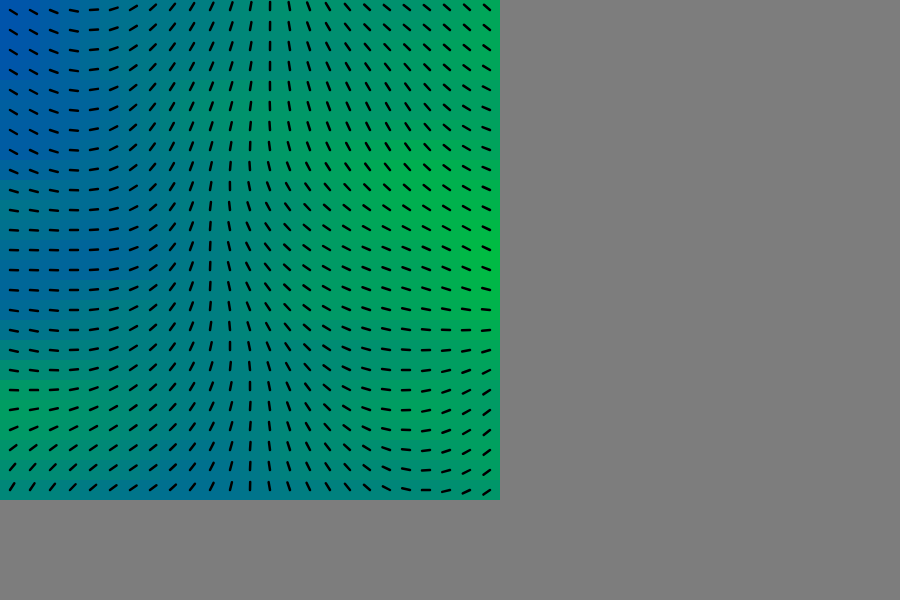
Frame 1 (no input)
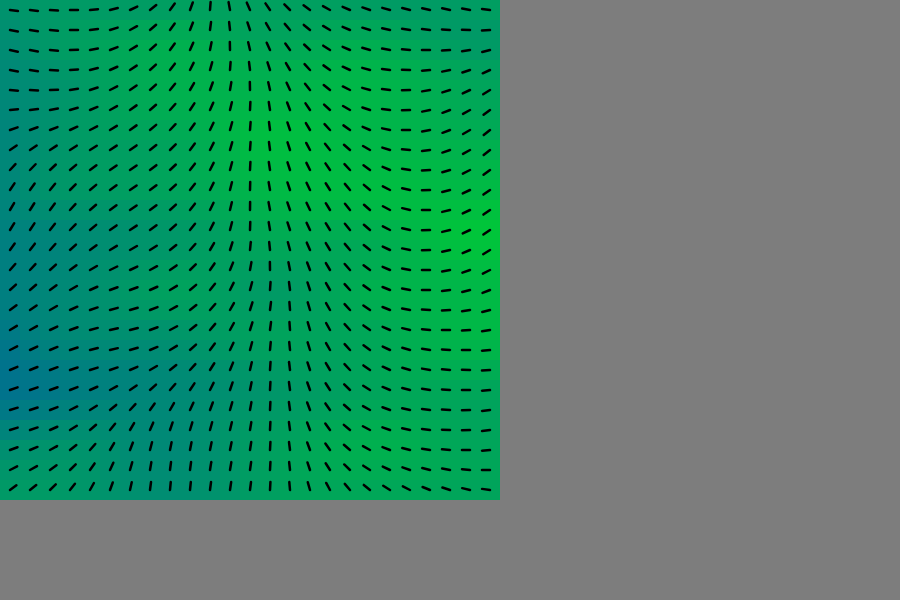
Frame 60 (no input)
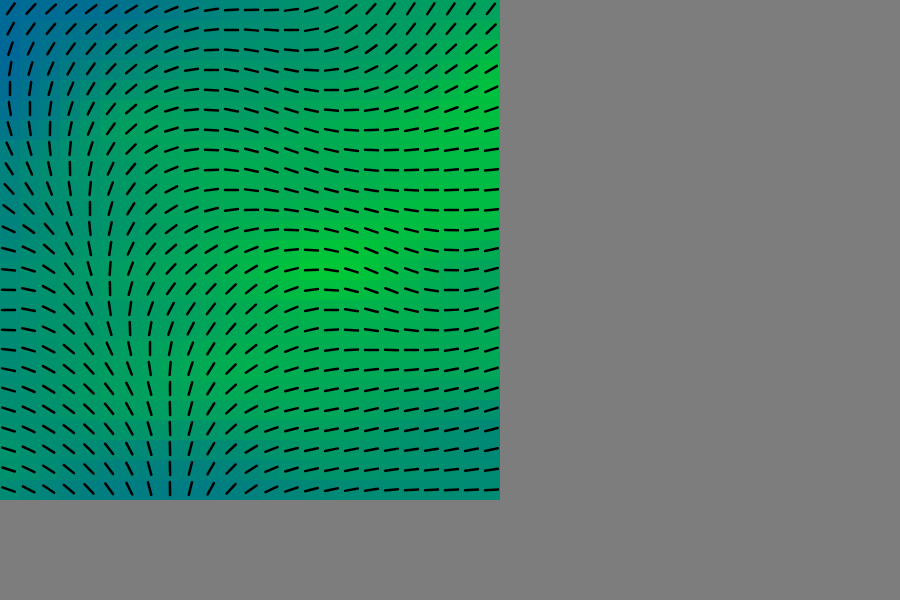
Frame 120 (the mouse pressed at the canvas centre since frame 60)

The p5.js sketch that drew these frames (run headless with seeded random() and noise() and a simulated clock; from frame 60 on, the mouse is pressed at the canvas centre):

// p5.js sketch
// ── sketch.js
var stepSize = 20;

function setup() {
  createCanvas(900, 600);
  background(255);
}
///////////////////////////////////////////////////////////////////////
function draw() {
  background(125);

  colorGrid();
  compassGrid();
}
///////////////////////////////////////////////////////////////////////
function colorGrid(){
  
  fill(255);
  var green = color(0, 255, 0);
  var blue = color(0, 0, 255);

  for(var x = 0; x < 25; x++)
  {
    for(var y = 0; y < 25; y++)
    {
      var tx = (x*5 + frameCount - mouseX) * 0.005;
      var ty = (y*10 + frameCount) * 0.005;
      var n = noise(tx, ty);
      var c = lerpColor(green, blue, n);

      fill(c);
      noStroke();
      rect(x*20, y*20, stepSize, stepSize);
    }
  }
}
///////////////////////////////////////////////////////////////////////
function compassGrid(){

  var factorX = map(mouseX, 0, width, 0, 5);
  console.log(factorX);
  
  for(var x = 0; x < 25; x++)
  {
    for(var y = 0; y < 25; y++)
    {
      push();

      translate(x*stepSize+stepSize/2, y*stepSize+stepSize/2);

      var tx = (x*2 + frameCount/2 * factorX) * 0.01;
      var ty = (y*2 + frameCount/2) * 0.01;
      var n = noise(tx, ty);

      var a = map(n,0,1,0,720);
      rotate(radians(a));
      
      stroke(0);
      strokeWeight(2.5);
      var length = map(mouseY, 0, height, 0, 10);
      line(0, -stepSize/2.5, 0, length);

      pop();
    }
  }
}
